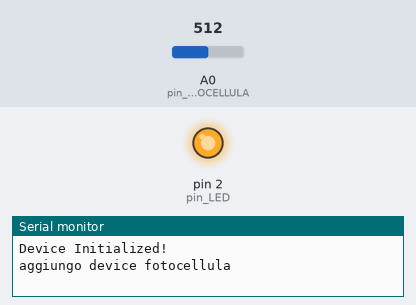
This sketch was run on a simulated Arduino Mega 2560, built with avr-gcc and run on an emulated ATmega2560. Parts: output pins drawn as LEDs (lit = HIGH), the last lines printed to the serial monitor. The test bench sets the inputs (shaded band); at power-on: A0 (pin_FOTOCELLULA) = 512. WiFi joins after 1.5 s; servers stay silent unless stated; no MQTT or app messages arrive unless stated.

Above: at 3.7 s.
3.8 s: A0 (pin_FOTOCELLULA) set to 312
5.3 s: A0 (pin_FOTOCELLULA) set to 291
At 5.7 s:
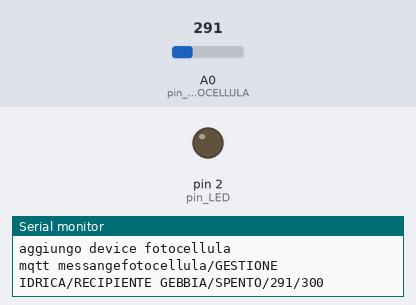
Timing chart, 0 to 8.3 s (numbered marks = the images above; inputs shaded):
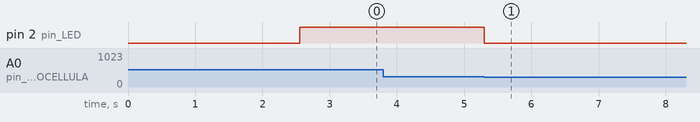

Measured:
- the behaviour switches between 301 and 300 on A0 (pin_FOTOCELLULA) (found by bisection; images 0 and 1)
- after the input at 3.8 s, every drawn part: stays the same
- after the input at 5.3 s, pin 2 (pin_LED): HIGH → LOW at once

The sketch:

multiSensor_transmitter.ino
```cpp
#include <SPI.h>
#include <Ethernet.h>
#include <PubSubClient.h>
//====== TRANSMITTER ===== //
// versione: definitiva
// scheda: Arduino Mega

IPAddress catalog_ip(192, 168, 1, 96);
int broker_port = 1883;
EthernetClient client;
PubSubClient MQTT_client(client);

//SETTINGS INFO
//==============================
int soglia = 300;
String type = "recipiente";
String my_status = "SETUP";
String System = "GESTIONE IDRICA";
String Object = "RECIPIENTE GEBBIA";
String MY_Sensors_name[5] = {};
String MY_Sensor_status[5] = {};
long MY_Sensor_timestamp[5] = {};
String MY_Sensor_payload[5] = {};
String MY_Sensor_topic[5] = {};
int MY_number_sensors = 0;

// variables of INTERNET CONNECTION
//===========================
byte mac[] = { 0xDE, 0xAD, 0xBE, 0xEF, 0xFE, 0xEF };

// variables of MQTT CONNECTION
//===========================
const char* clientID = "0001";
String msgIn;
String MQTT_status = "";
unsigned long T_reconnect_MQTT = 0;
unsigned long lastConnect_mqtt = 0;

// variables of time_count
//===========================
unsigned long lastMsg = 0;
unsigned long now = 0;
unsigned long T_error = 0;
int Soglia = 10 * 1000;
int Soglia_error = 15 * 1000;

void setup() {
  // Open serial communications and wait for port to open:
  Serial.begin(9600);
  while (!Serial) {
    ; // wait for serial port to connect. Needed for native USB port only
  }
  FOTOCELLULA();
  Ethernet.begin(mac);
  delay(1000);
  MQTT_client.setServer(catalog_ip, 1883);
  MQTT_client.connect(clientID);
  my_status = "SPENTO";
  Serial.println("Device Initialized!");
}

void loop() {
  now = millis();
  MQTT_client.loop();
  Ethernet.maintain();
  MQTT_RECONNECT();
  FOTOCELLULA();
  mySENSOR_REFRESH();
  CHECK_mySTATUS();

}


void CHECK_mySTATUS() {
  my_status = "ACCESO";
  if (MY_number_sensors > 0) {
    for (byte i = 0; i < MY_number_sensors; i ++) {
      if (MY_Sensor_status[i] == "SPENTO") {
        my_status = "SPENTO";
        break;
      }
    }
  }
}

void MQTT_RECONNECT() {
  if (!MQTT_client.connected()) {
    Serial.println("MQTT DISCONNECTED");
    T_reconnect_MQTT = now - lastConnect_mqtt;
    if (T_reconnect_MQTT > 5000) {
      lastConnect_mqtt = now;
      MQTT_client.connect(clientID);
      if (MQTT_client.state() == 0) {
        Serial.println("MQTT CONNECTED");
      }
      else {
        Serial.println("mqtt try to reconnect...");
        //my_status = "SPENTO";
      }
    }
  }
}

void MYSensor_manager(String S_name, String S_status, String payload, String topic) {
  bool flag = false;
  if (MY_number_sensors > 0) {
    for (byte i = 0; i < MY_number_sensors; i += 1) {
      if (MY_Sensors_name[i] == S_name) {
        //Serial.println("refresh sensor " + S_name);
        flag = true;
        if (MY_Sensor_status[i] != S_status) {
          MY_Sensor_timestamp[i] = now;
          MY_Sensor_status[i] = S_status;
          MY_Sensor_payload[i] = payload;
          MY_Sensor_topic[i] = topic;
          MQTT_PUBLISH(S_name);
        }
        break;
      }
    }
  }
  if (!flag) {
    Serial.println("aggiungo device " + S_name);
    MY_Sensors_name[MY_number_sensors] = S_name;
    MY_Sensor_status[MY_number_sensors] = S_status;
    MY_Sensor_timestamp[MY_number_sensors] = now;
    MY_Sensor_payload[MY_number_sensors] = payload;
    MY_Sensor_topic[MY_number_sensors] = topic;
    MQTT_PUBLISH(S_name);
    MY_number_sensors += 1;
  }
}


void FOTOCELLULA() {
  int pin_FOTOCELLULA = A0;
  int pin_LED = 2;
  if (my_status == "SETUP") {
    pinMode(pin_FOTOCELLULA, INPUT);
    pinMode(pin_LED, OUTPUT);
  }
  else {
    String S_name = "fotocellula";
    String S_status = "SPENTO";
    int lumen = analogRead(pin_FOTOCELLULA);
    if (lumen > soglia) {
      digitalWrite(pin_LED, HIGH);
      S_status = "ACCESO";
    }
    else {
      digitalWrite(pin_LED, LOW);
    }
    String topic = "sensor/System/Object/Status/luminosty/-soglia ON-OFF";
    String payload = S_name + "/" + System + "/" + Object + "/" +  S_status+"/"+lumen+"/"+soglia;
    MYSensor_manager(S_name, S_status, payload, topic);
  }
}


/*
  void GALLEGGIANTE_MANAGER() {
  String S_name = "galleggiante";
  int GALLEGGIANTE_STATE = digitalRead(pin_GALLEGGIANTE);
  String S_status = "SPENTO";
  if (GALLEGGIANTE_STATE == 1) {
    S_status = "ACCESO";
  }

  String payload = S_name + "/" + System + "/" + Object + "/" +  S_status;
  MYSensor_manager(S_name, S_status, payload);
  }
*/

void MQTT_PUBLISH(String S_name) {
  if (MQTT_client.connected()) {
    for (byte i = 0; i < MY_number_sensors; i += 1) {
      if (MY_Sensors_name[i] == S_name) {
        String payload = MY_Sensor_payload[i];
        String topic = MY_Sensor_topic[i];
        int payload_length = payload.length();
        MQTT_client.publish(const_cast<char*>(topic.c_str()), const_cast<char*>(payload.c_str()));
        Serial.println("mqtt messange" + payload);
      }
    }
  }
}


void mySENSOR_REFRESH() {
  if (MY_number_sensors > 0) {
    for (byte i = 0; i < MY_number_sensors; i += 1) {
      unsigned long Ti_error = now - MY_Sensor_timestamp[i];
      if (Ti_error > Soglia) {
        MY_Sensor_timestamp[i] = now;
        Serial.println("Sensor " + MY_Sensors_name[i] + " REFRESH");
        MQTT_PUBLISH(MY_Sensors_name[i]);
      }
    }
  }
}
```
